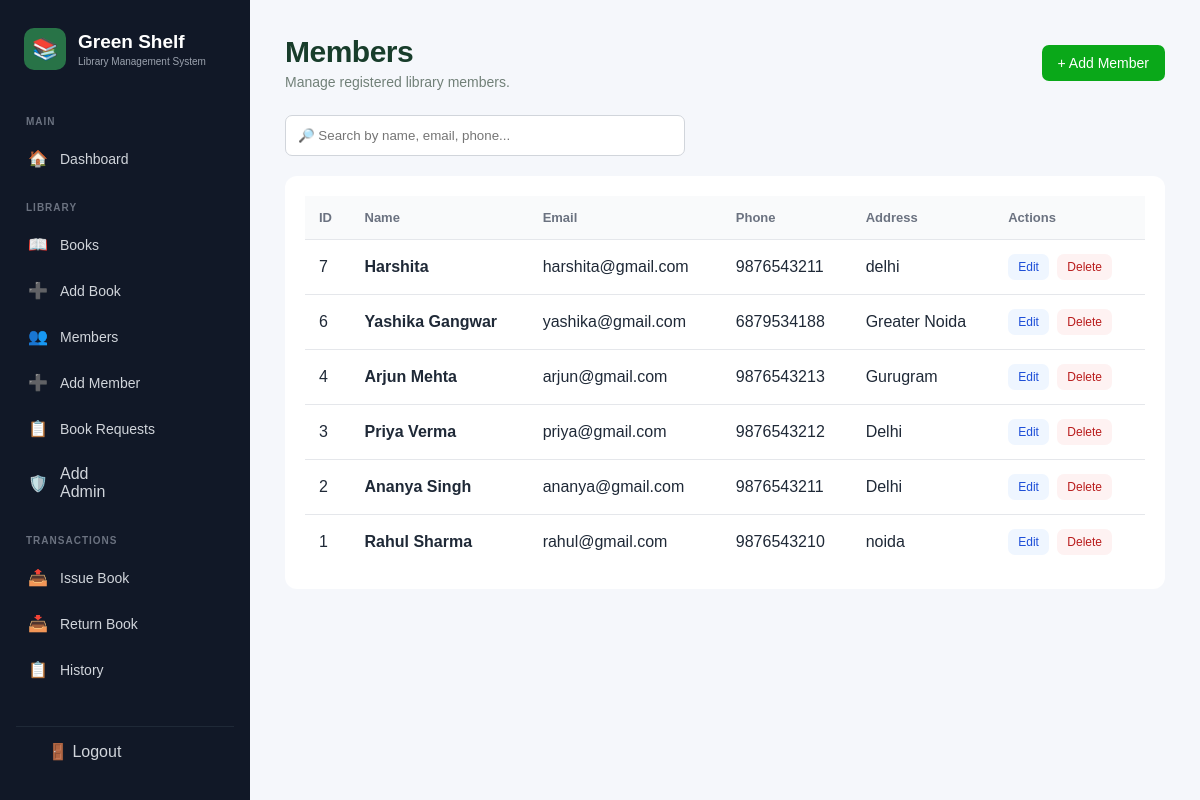
The page /members/manage.php (signed in) on the database its author committed.
### tables this page shows
CREATE TABLE `members` (
  `id` int(11) NOT NULL,
  `member_name` varchar(100) NOT NULL,
  `email` varchar(100) DEFAULT NULL,
  `phone` varchar(20) DEFAULT NULL,
  `address` text DEFAULT NULL,
  `password` varchar(255) DEFAULT NULL,
  `created_at` timestamp NOT NULL DEFAULT current_timestamp()
);

### members/manage.php (the view, shortened to what this page needs)
<?php
require_once __DIR__ . "/../config/db.php";
$sql = "SELECT id, member_name, email, phone, address
        FROM members
        ORDER BY id DESC";
$result = mysqli_query($conn, $sql);
?>
<!DOCTYPE html>
<html lang="en">
<head>
    <link rel="stylesheet" href="../assets/css/style.css">
</head>
<body>
<?php include __DIR__ . "/../includes/sidebar.php"; ?>
<main>
    <div class="page-title page-title-row">
        <div>
            <h1>Members</h1>
            <p>Manage registered library members.</p>
        </div>
        <a href="add.php" class="btn btn-primary">
            + Add Member
        </a>
    </div>
    <div class="search-box">
        <input
            type="text"
            id="memberSearch"
            placeholder="🔎 Search by name, email, phone..."
        >
    </div>
    <div class="table-container">
        <table id="membersTable">
            <thead>
                <tr>
                    <th>ID</th>
                    <th>Name</th>
                    <th>Email</th>
                    <th>Phone</th>
                    <th>Address</th>
                    <th>Actions</th>
                </tr>
            </thead>
            <tbody>
            <?php while ($member = mysqli_fetch_assoc($result)): ?>
                <tr>
                    <td>
                        <?php echo $member["id"]; ?>
                    </td>
                    <td>
                        <strong>
                            <?php echo htmlspecialchars($member["member_name"]); ?>
                        </strong>
                    </td>
                    <td>
                        <?php echo htmlspecialchars($member["email"]); ?>
                    </td>
                    <td>
                        <?php echo htmlspecialchars($member["phone"]); ?>
                    </td>
                    <td>
                        <?php echo htmlspecialchars($member["address"]); ?>
                    </td>
                    <td class="actions">
                        <a
                            href="edit.php?id=<?php echo $member["id"]; ?>"
                            class="btn btn-small btn-edit"
                        >
                            Edit
                        </a>
                        <a
                            href="delete.php?id=<?php echo $member["id"]; ?>"
                            class="btn btn-small btn-delete"
                            onclick="return confirmDelete();"
                        >
                            Delete
                        </a>
                    </td>
                </tr>
            <?php endwhile; ?>
            </tbody>
        </table>
    </div>
</main>
</body>
</html>

### assets/css/style.css (style rules this page uses)
* { box-sizing: border-box; margin: 0; padding: 0; }
body { font-family: Arial, sans-serif; background: #f5f7fb; color: #1f2937; min-height: 100vh; }
main { margin-left: 250px; padding: 35px; }
.page-title { margin-bottom: 25px; }
.page-title h1 { font-size: 28px; }
.page-title p { color: #6b7280; margin-top: 5px; }
.btn { display: inline-block; padding: 10px 16px; border-radius: 7px; text-decoration: none; border: none; cursor: pointer; font-size: 14px; }
.btn-primary { background: #0aa819; color: white; }
.table-container { background: white; padding: 20px; border-radius: 12px; overflow-x: auto; }
table { width: 100%; border-collapse: collapse; }
th { text-align: left; background: #f9fafb; color: #6b7280; font-size: 13px; padding: 14px; }
td { padding: 14px; border-top: 1px solid #e5e7eb; }
.search-box { margin-bottom: 20px; }
.search-box input { width: 100%; max-width: 400px; padding: 12px; border: 1px solid #d1d5db; border-radius: 7px; }
.page-title-row { display: flex; align-items: center; justify-content: space-between; gap: 20px; }
.actions { white-space: nowrap; }
.btn-small { padding: 6px 10px; font-size: 12px; margin-right: 4px; }
.btn-edit { background: #eff6ff; color: #1d4ed8; }
.btn-delete { background: #fef2f2; color: #b91c1c; }
.search-box input { background: white; border: 1px solid #d1d5db; transition: 0.2s; }
.page-title h1 { color: #183d2b; font-size: 30px; font-weight: 700; letter-spacing: -0.5px; }
.page-title p { color: #718078; font-size: 14px; }
html { scroll-behavior: smooth; }

### rows shown on the page
members: id "7", member_name "Harshita", email "harshita@gmail.com", phone "9876543211", address "delhi"
members: id "6", member_name "Yashika Gangwar", email "yashika@gmail.com", phone "6879534188", address "Greater Noida"
members: id "4", member_name "Arjun Mehta", email "arjun@gmail.com", phone "9876543213", address "Gurugram"
members: id "3", member_name "Priya Verma", email "priya@gmail.com", phone "9876543212", address "Delhi"
members: id "2", member_name "Ananya Singh", email "ananya@gmail.com", phone "9876543211", address "Delhi"
members: id "1", member_name "Rahul Sharma", email "rahul@gmail.com", phone "9876543210", address "noida"
